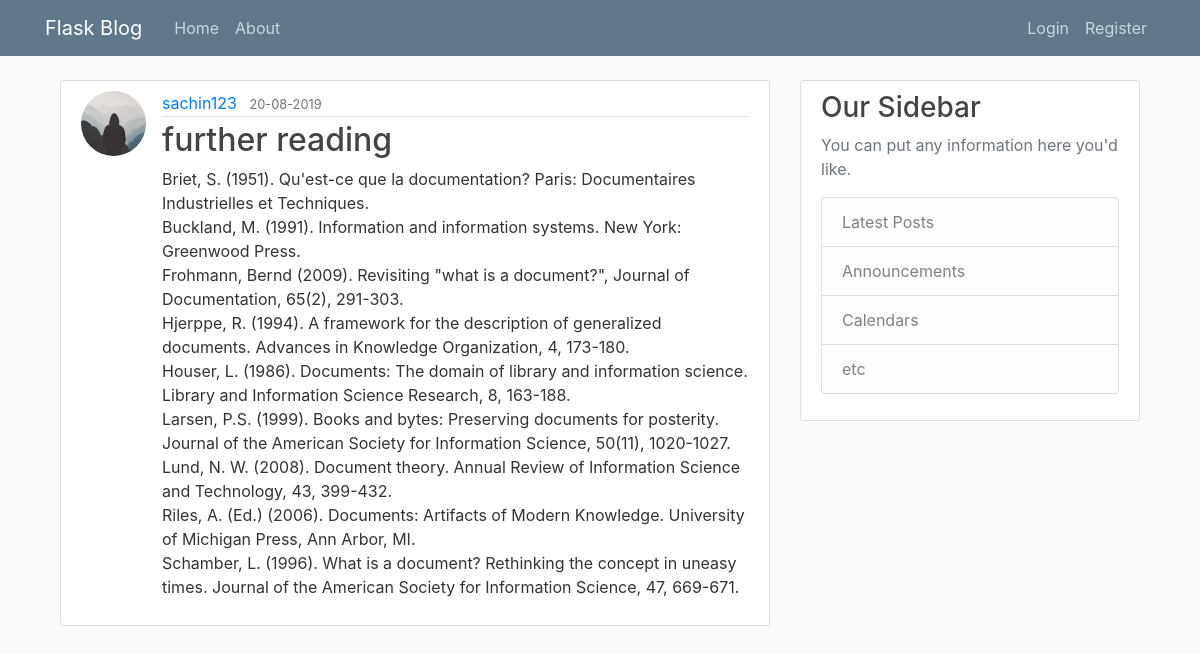
The page /post/12 on the database its author committed.
### flaskblog/models.py (models this page shows, shortened)
class User(db.Model,UserMixin):
	id=db.Column(db.Integer,primary_key=True)
	username=db.Column(db.String(20),unique=True,nullable=False)
	email=db.Column(db.String(120),unique=True,nullable=False)
	image_file=db.Column(db.String(20),default='default.jpg')
	password=db.Column(db.String(60),nullable=False)
	posts=db.relationship('Post',backref='author',lazy=True)

class Post(db.Model):
	id=db.Column(db.Integer,primary_key=True)
	title=db.Column(db.String(1000),nullable=False)
	date_posted=db.Column(db.DateTime,nullable=False,default=datetime.utcnow)
	content=db.Column(db.Text,nullable=False)
	user_id=db.Column(db.Integer,db.ForeignKey('user.id'),nullable=False)

### flaskblog/routes.py (the view)
@app.route("/post/<int:post_id>")
def post(post_id):
	post=Post.query.get_or_404(post_id)
	return render_template('post.html',title=post.title,post=post)

### flaskblog/templates/post.html (shortened to what this page needs)
{% extends "layouts/base.html"%}
{% block content %}
	<article class="media content-section">
<img class="rounded-circle article-img" src="{{url_for('static',filename='profile_pics/'+post.author.image_file)}}">
	<div class="media-body">
		<div class="article-metadata">
			<a class="mr-2" href="#">{{ post.author.username }}</a>
			<small class="text-muted">{{ post.date_posted.strftime('%d-%m-%Y') }}</small>
		</div>
		<h2 class="article-title">{{ post.title }}</h2>
		<p class="article-content">{{ post.content }}</p>
	</div>
</article>
{%endblock%}

### flaskblog/static/css/main.css (style rules this page uses)
body { background: #fafafa; color: #333333; margin-top: 5rem; }
h1, h2, h3, h4, h5, h6 { color: #444444; }
.content-section { background: #ffffff; padding: 10px 20px; border: 1px solid #dddddd; border-radius: 3px; margin-bottom: 20px; }
.article-title { color: #444444; }
.article-content { white-space: pre-line; }
.article-img { height: 65px; width: 65px; margin-right: 16px; }
.article-metadata { padding-bottom: 1px; margin-bottom: 4px; border-bottom: 1px solid #e3e3e3 }

### rows shown on the page
User: image_file (placeholder picture), author.username "sachin123"
Post: date_posted "20-08-2019", title "further reading", content "Briet, S. (1951). Qu'est-ce que la documentation? Paris: Documentaires Industrielles et Techniques. Buckland, M. (1991). Information and information systems. New York: Greenwood Press. Frohmann, Bernd (2009). Revisiting \"what is a document?\", Journal of Documentation, 65(2), 291-303. Hjerppe, R. (1994). A framework for the description of generalized documents. Advances in Knowledge Organization, 4, 173-180. Houser, L. (1986). Documents: The domain of library and information science. Library and Information Science Research, 8, 163-188. Larsen, P.S. (1999). Books and bytes: Preserving documents for posterity. Journal of the American Society for Information Science, 50(11), 1020-1027. Lund,…"
